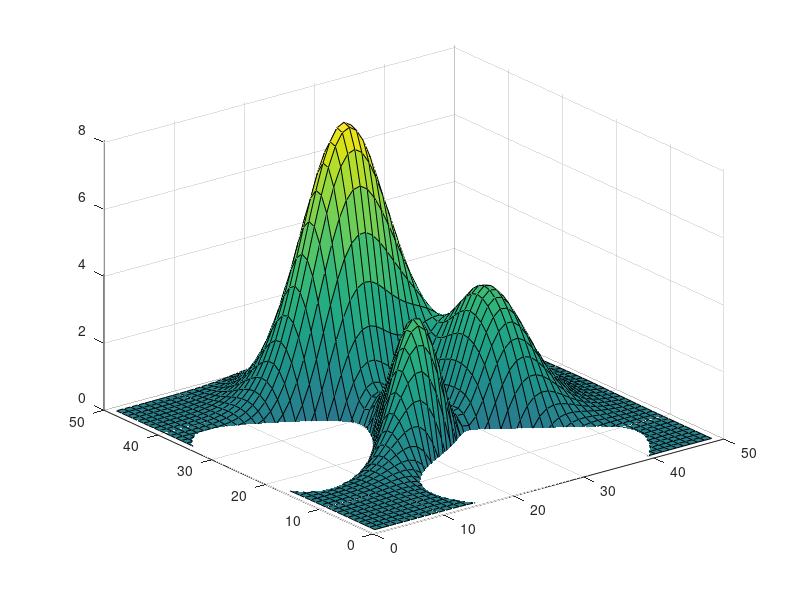

Source code (MATLAB):
function result = test_zlim_003
result = false;
a = figure;
surf(peaks);
drawnow;
h = zlim;
zlim([0,inf]);
drawnow
g = zlim;
drawnow;
result = all(g == [0,h(2)]);
close(a);
